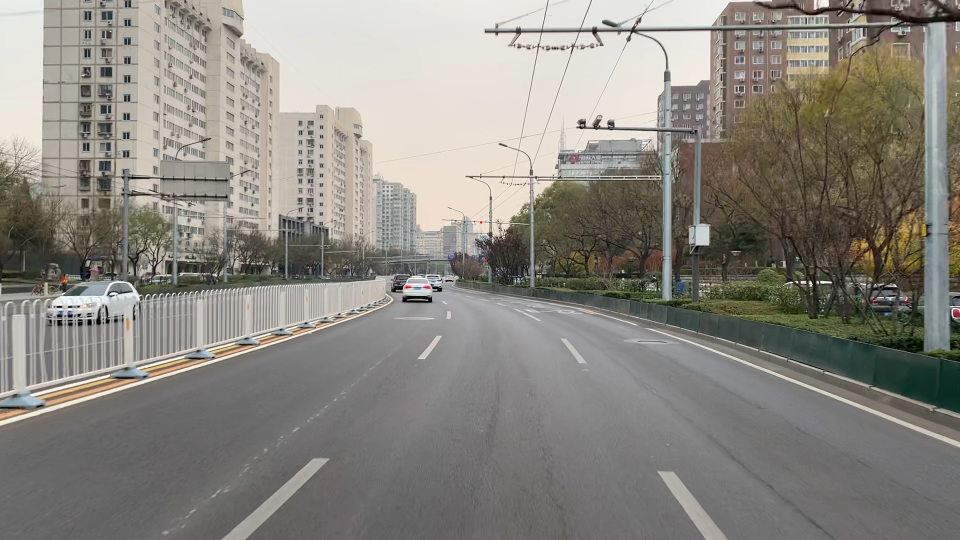
#> input picture 02_Project_FindingLaneLines/test_real.png, 1920 x 1080 px (shown at 1/2 size)
$ python 02_6_CombiningColorandRegionSelections_modified.py
#> lines starting #> are read from the running program, lines starting #| are printed output that depends on the picture
import matplotlib.pyplot as plt
import matplotlib.image as mpimg
import numpy as np

# Read in the image
image = mpimg.imread('test_real.png', 1)
#> image is the input picture: shape (1080, 1920, 4) float32; mean R, G, B, A 0.539, 0.527, 0.5, 1

# Grab the x and y sizes and make two copies of the image
# With one copy we'll extract only the pixels that meet our selection,
# then we'll paint those pixels red in the original image to see our selection
# overlaid on the original.
ysize = image.shape[0]
#> ysize = 1080
xsize = image.shape[1]
#> xsize = 1920
color_select = np.copy(image)
region_select = np.copy(image)
line_image = np.copy(image)
print(color_select)
#> (printed output is left out)

# Define our color criteria
red_threshold = 155
green_threshold = 155
blue_threshold = 155
rgb_threshold = [red_threshold, green_threshold, blue_threshold]

# Define a triangle region of interest (Note: if you run this code,
# Keep in mind the origin (x=0, y=0) is in the upper left in image processing
# you'll find these are not sensible values!!
# But you'll get a chance to play with them soon in a quiz;)
left_bottom = [0, 1079]
right_bottom = [1920, 1079]
apex = [960, 600]

fit_left = np.polyfit((left_bottom[0], apex[0]), (left_bottom[1], apex[1]), 1)
fit_right = np.polyfit((right_bottom[0], apex[0]), (right_bottom[1], apex[1]), 1)
fit_bottom = np.polyfit((left_bottom[0], right_bottom[0]), (left_bottom[1], right_bottom[1]), 1)

# Mask pixels below the threshold
color_thresholds = (image[:, :, 0] < rgb_threshold[0]) | (image[:, :, 1] < rgb_threshold[1]) | \
                   (image[:, :, 2] < rgb_threshold[2])
#> color_thresholds: shape (1080, 1920) bool; every value is 1

# Find the region inside the lines
XX, YY = np.meshgrid(np.arange(0, xsize), np.arange(0, ysize))
region_thresholds = (YY > (XX*fit_left[0] + fit_left[1])) & (YY > (XX*fit_right[0] + fit_right[1])) & \
                    (YY < (XX*fit_bottom[0] + fit_bottom[1]))

# Mask color selection
color_select[color_thresholds] = [0, 0, 0, 255]
# Color pixels red which are inside the region of interest
region_select[region_thresholds] = [255, 0, 0, 255]
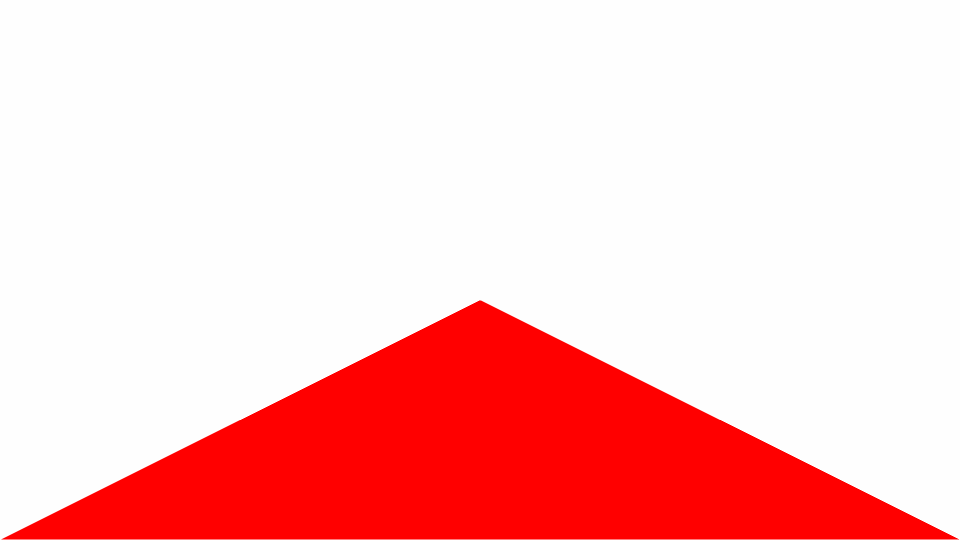
#> region_select: shape (1080, 1920, 4) float32 (shown at 1/2 size); mean R, G, B, A 57, 0.4, 0.4, 57.3; transparent parts drawn white
# Find where image is both colored right and in the region
line_image[~color_thresholds & region_thresholds] = [255, 0, 0, 255]

# Display our two output images
plt.imshow(color_select)
plt.show()
plt.imshow(region_select)
plt.show()
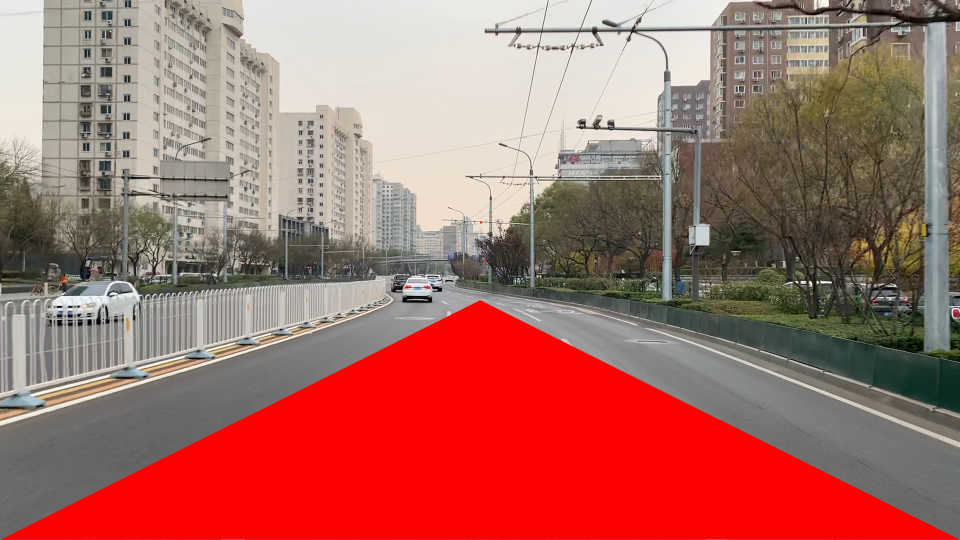
#> shown: shape (1080, 1920, 4) float32 (shown at 1/2 size); mean R, G, B, A 0.658, 0.426, 0.398, 1
plt.imshow(line_image)
plt.show()
